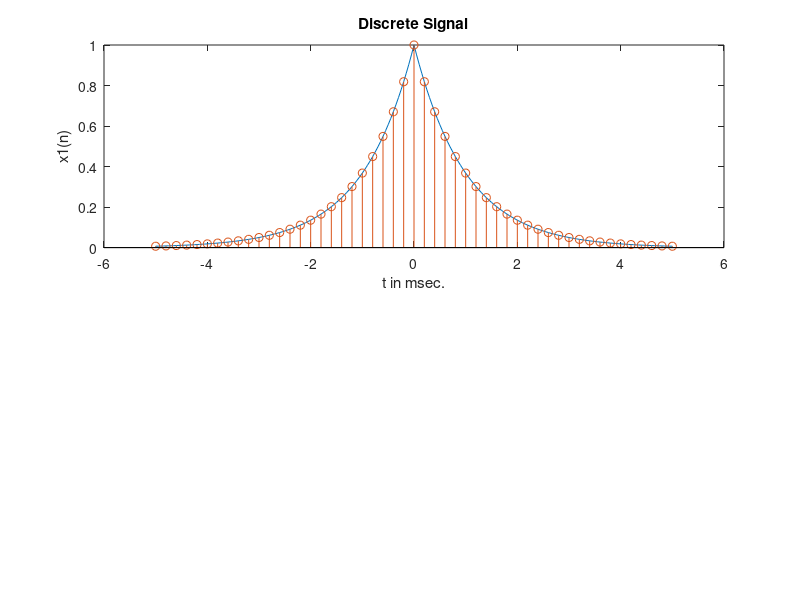

MATLAB code to generate this figure: (Note: this script raises an error after producing the figure.)
% Analog Signal
 Dt = 0.00005; t = -0.005:Dt:0.005; xa = exp(-1000*abs(t));
% Discrete-time Signal
 Ts = 0.0002; n = -25:1:25; x = exp(-1000*abs(n*Ts));
% Discrete-time Fourier transform
 K = 500; k = 0:1:K; w = pi*k/K;
X=x* exp(-j*n'*w); X = real(X);
w = [-fliplr(w), w(2:K+1)]; X = [fliplr(X), X(2:K+1)];
 subplot(2,1,1);plot(t*1000,xa);
 xlabel('t in msec.'); ylabel('x1(n)')
 title('Discrete Signal'); hold on
 stem(n*Ts*1000,x); gtext('Ts=0.2 msec'); hold off
 subplot(2,1,2);plot(w/pi,X);
 xlabel('Frequency in pi units'); ylabel('X1(w)')
 title('Discrete-time Fourier Transform')
